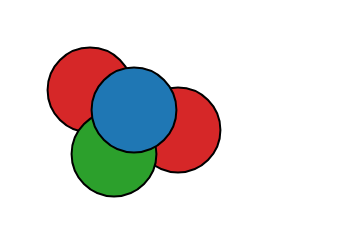

Here is the Vega-Lite specification saved for this chart:
### Vega specification from a JSON file in a GitHub repository (floating-point values rounded to 4 significant figures)
{"$schema": "https://vega.github.io/schema/vega/v6.json", "width": 160, "height": 110, "padding": 5, "autosize": "none", "background": "white", "data": [{"name": "f", "values": [{"k": "a", "x": 40, "y": 40, "z": 2, "v": 1}, {"k": "b", "x": 62, "y": 50, "z": -1, "v": 2}, {"k": "a", "x": 84, "y": 60, "z": 0, "v": 3}, {"k": "c", "x": 52, "y": 72, "z": 1, "v": 4}]}], "scales": [{"name": "col", "type": "ordinal", "domain": ["a", "b", "c"], "range": ["#d62728", "#1f77b4", "#2ca02c"]}, {"name": "seq", "type": "linear", "domain": [1, 4], "range": ["#ffffcc", "#800026"]}], "marks": [{"type": "symbol", "from": {"data": "f"}, "encode": {"update": {"x": {"field": "x"}, "y": {"field": "y"}, "size": {"value": 1800}, "fill": {"scale": "col", "field": "k"}, "stroke": {"value": "#000000"}, "zindex": {"signal": "-datum.z"}}}}]}
